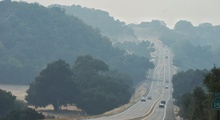
%> input picture images/CAFire.jpeg, 220 x 120 px, shrunk from 730 x 399 before the run
$ octave color_attenuation_prior.m   (GNU Octave 9; MATLAB toolbox functions it lacks are replaced by stand-ins)
%> lines starting %> are read from the running program, lines starting %| are printed output that depends on the picture
### CAP/min_filter.m
function [prior] = min_filter(image, min_filter_region)
    prior = image;
    sz = size(image);

    pad_prior = padarray(prior, [min_filter_region min_filter_region], 'both') ;
    for x = 1 : sz(1)
        for y = 1 : sz(2)
            current = prior(x, y);
            for x_region = (x - min_filter_region):(x + min_filter_region)
                for y_region = (y - min_filter_region):(y + min_filter_region)
                    current = min(current, pad_prior(x_region + min_filter_region, y_region + min_filter_region));
                end
            end
            prior(x, y) = current;

        end
    end
end

### CAP/color_attenuation_prior.m
image = imread ('../images/CAFire.jpeg');
%> image is the input picture: size 120x220x3 uint8; mean R, G, B 115.9, 131.2, 136.1
grayscale = double(rgb2gray(image))/255;
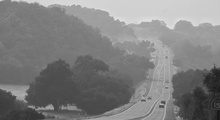
%> grayscale: size 120x220 double; min 0.0784, max 0.918, mean 0.499

hsv_image = rgb2hsv(image);
%> hsv_image: size 120x220x3 double; mean H, S, V 0.475, 0.18, 0.539

[sizex, sizey] = size(image);
%> sizex = 120; sizey = 660


theta_0 = 0.121779;
theta_1 = 0.959710;
theta_2 = -0.780245;
deviation = 0.041337;

depth = theta_0 + theta_1 * grayscale + theta_2 * hsv_image(:, :, 2);
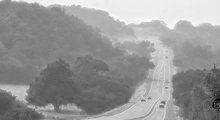
%> depth: size 120x220 double; min -0.276, max 0.969, mean 0.46; drawn with min black and max white
imshow(depth);
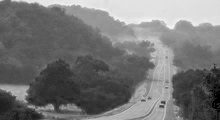
%> displayed picture: size 120x220, on the screen's scale of 0 to 255; min 0, max 247, mean 117.3
figure;

t_min = min(max(exp(-depth) * .9, .1 ), .9);
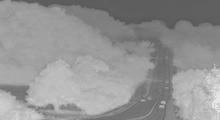
%> t_min: size 120x220 double; min 0.342, max 0.9, mean 0.581

image_scaled = double(image) / 255.0 ;


fuzzed_depth = min_filter(depth, 10);
%> in min_filter, `pad_prior = padarray(prior, [min_filter_region min_filter_region], 'bo..`:
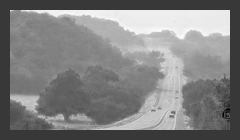
%> pad_prior: size 140x240 double; min -0.276, max 0.969, mean 0.361; drawn with min black and max white
%> (the run ends here)
